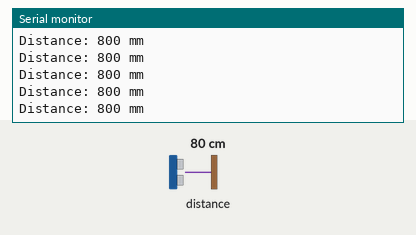
This sketch was run on a simulated ESP32. Parts: the last lines printed to the serial monitor. Inputs (shaded band) come from the test bench; at power-on: distance to the obstacle 80 cm.

Above: at 1.2 s.
1.3 s: distance to the obstacle set to 2 cm
At 1.49 s:
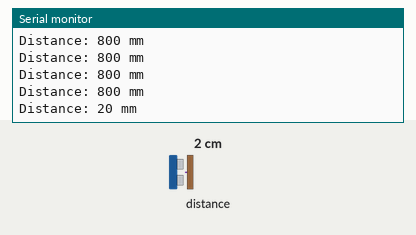
2.8 s: distance to the obstacle set to 4 cm
At 2.82 s:
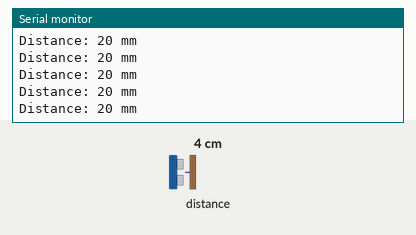
Timing chart, 0 to 5.8 s (numbered marks = the images above; inputs shaded):
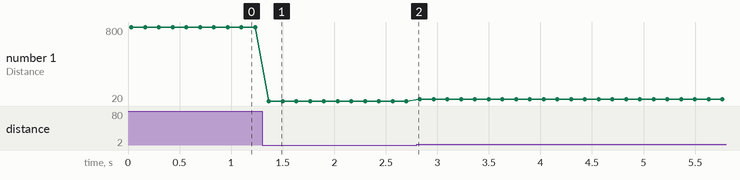

Measured:
- after the input at 1.3 s, the serial monitor: prints a new line after 0.07 s (image 1)
- plotted number 1: 800 → 20 after the input at 1.3 s, 20 → 40 after the input at 2.8 s

The sketch:

infrared_test.ino
```cpp
#include <Wire.h>
#include <VL53L0X.h>

#define SDA_PIN 8
#define SCL_PIN 9

VL53L0X sensor;

void setup() {
  Serial.begin(115200);
  Wire.begin(SDA_PIN, SCL_PIN);  // Initialize I2C

  if (!sensor.init()) {
    Serial.println("Failed to detect VL53L0X!");
    while (1) {}  // Halt if sensor not found
  }

  sensor.setTimeout(500);  // Set timeout to 500ms - time the sensor waits for input until it times out
  sensor.startContinuous();  // Start continuous mode
  Serial.println("VL53L0X Ready!");
}

void loop() {
  uint16_t distance = sensor.readRangeContinuousMillimeters();

  if (sensor.timeoutOccurred()) {
    Serial.println("Timeout - Check wiring!");
  }
  else {
    Serial.print("Distance: ");
    Serial.print(distance);
    Serial.println(" mm");
  }

  delay(100);  // Short delay between readings
}

// test to see if the device was detected anywhere

// #include <Wire.h>
// void setup() {
//   Serial.begin(115200);
//   Wire.begin(8, 9);  // Or Wire.begin(SDA_PIN, SCL_PIN) for custom pins
//   Serial.println("I2C Scanner");
// }
// void loop() {
//   byte error, addr;
//   for (addr = 1; addr < 127; addr++) {
//     Wire.beginTransmission(addr);
//     error = Wire.endTransmission();
//     if (error == 0) {
//       Serial.print("Found device at 0x");
//       Serial.println(addr, HEX);
//     }
//   }
//   delay(5000);
// }
```
